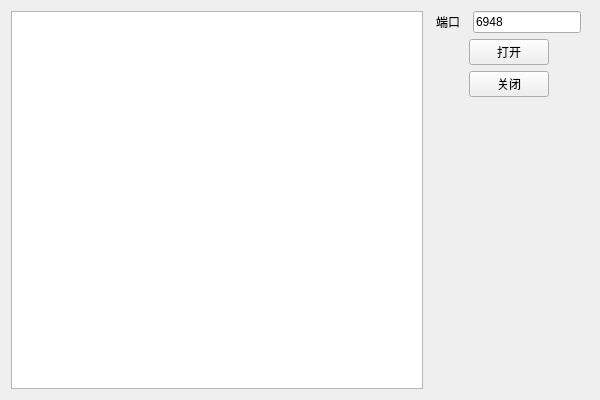
<?xml version="1.0" encoding="UTF-8"?>
<ui version="4.0">
 <class>Widget</class>
 <widget class="QWidget" name="Widget">
  <property name="geometry">
   <rect>
    <x>0</x>
    <y>0</y>
    <width>600</width>
    <height>400</height>
   </rect>
  </property>
  <property name="windowTitle">
   <string>EasyUdp - Server</string>
  </property>
  <layout class="QHBoxLayout" name="horizontalLayout_6">
   <item>
    <layout class="QVBoxLayout" name="verticalLayout">
     <item>
      <widget class="QTextEdit" name="txtedtMsg">
       <property name="readOnly">
        <bool>true</bool>
       </property>
      </widget>
     </item>
    </layout>
   </item>
   <item>
    <layout class="QVBoxLayout" name="verticalLayout_2">
     <item>
      <layout class="QHBoxLayout" name="horizontalLayout_4">
       <item>
        <widget class="QLabel" name="label_2">
         <property name="sizePolicy">
          <sizepolicy hsizetype="Fixed" vsizetype="Preferred">
           <horstretch>0</horstretch>
           <verstretch>0</verstretch>
          </sizepolicy>
         </property>
         <property name="text">
          <string>端口</string>
         </property>
        </widget>
       </item>
       <item>
        <widget class="QLineEdit" name="ledtPort">
         <property name="sizePolicy">
          <sizepolicy hsizetype="Fixed" vsizetype="Fixed">
           <horstretch>0</horstretch>
           <verstretch>0</verstretch>
          </sizepolicy>
         </property>
         <property name="text">
          <string>6948</string>
         </property>
        </widget>
       </item>
      </layout>
     </item>
     <item>
      <layout class="QHBoxLayout" name="horizontalLayout_3">
       <item>
        <spacer name="horizontalSpacer_2">
         <property name="orientation">
          <enum>Qt::Horizontal</enum>
         </property>
         <property name="sizeType">
          <enum>QSizePolicy::Fixed</enum>
         </property>
         <property name="sizeHint" stdset="0">
          <size>
           <width>40</width>
           <height>20</height>
          </size>
         </property>
        </spacer>
       </item>
       <item>
        <widget class="QPushButton" name="btnOpen">
         <property name="sizePolicy">
          <sizepolicy hsizetype="Fixed" vsizetype="Fixed">
           <horstretch>0</horstretch>
           <verstretch>0</verstretch>
          </sizepolicy>
         </property>
         <property name="text">
          <string>打开</string>
         </property>
        </widget>
       </item>
       <item>
        <spacer name="horizontalSpacer_3">
         <property name="orientation">
          <enum>Qt::Horizontal</enum>
         </property>
         <property name="sizeType">
          <enum>QSizePolicy::Fixed</enum>
         </property>
         <property name="sizeHint" stdset="0">
          <size>
           <width>40</width>
           <height>20</height>
          </size>
         </property>
        </spacer>
       </item>
      </layout>
     </item>
     <item>
      <layout class="QHBoxLayout" name="horizontalLayout_2">
       <item>
        <spacer name="horizontalSpacer">
         <property name="orientation">
          <enum>Qt::Horizontal</enum>
         </property>
         <property name="sizeType">
          <enum>QSizePolicy::Fixed</enum>
         </property>
         <property name="sizeHint" stdset="0">
          <size>
           <width>40</width>
           <height>20</height>
          </size>
         </property>
        </spacer>
       </item>
       <item>
        <widget class="QPushButton" name="btnClose">
         <property name="sizePolicy">
          <sizepolicy hsizetype="Fixed" vsizetype="Fixed">
           <horstretch>0</horstretch>
           <verstretch>0</verstretch>
          </sizepolicy>
         </property>
         <property name="text">
          <string>关闭</string>
         </property>
        </widget>
       </item>
       <item>
        <spacer name="horizontalSpacer_4">
         <property name="orientation">
          <enum>Qt::Horizontal</enum>
         </property>
         <property name="sizeType">
          <enum>QSizePolicy::Fixed</enum>
         </property>
         <property name="sizeHint" stdset="0">
          <size>
           <width>40</width>
           <height>20</height>
          </size>
         </property>
        </spacer>
       </item>
      </layout>
     </item>
     <item>
      <spacer name="verticalSpacer">
       <property name="orientation">
        <enum>Qt::Vertical</enum>
       </property>
       <property name="sizeHint" stdset="0">
        <size>
         <width>20</width>
         <height>40</height>
        </size>
       </property>
      </spacer>
     </item>
    </layout>
   </item>
  </layout>
 </widget>
 <layoutdefault spacing="6" margin="11"/>
 <resources/>
 <connections/>
</ui>
